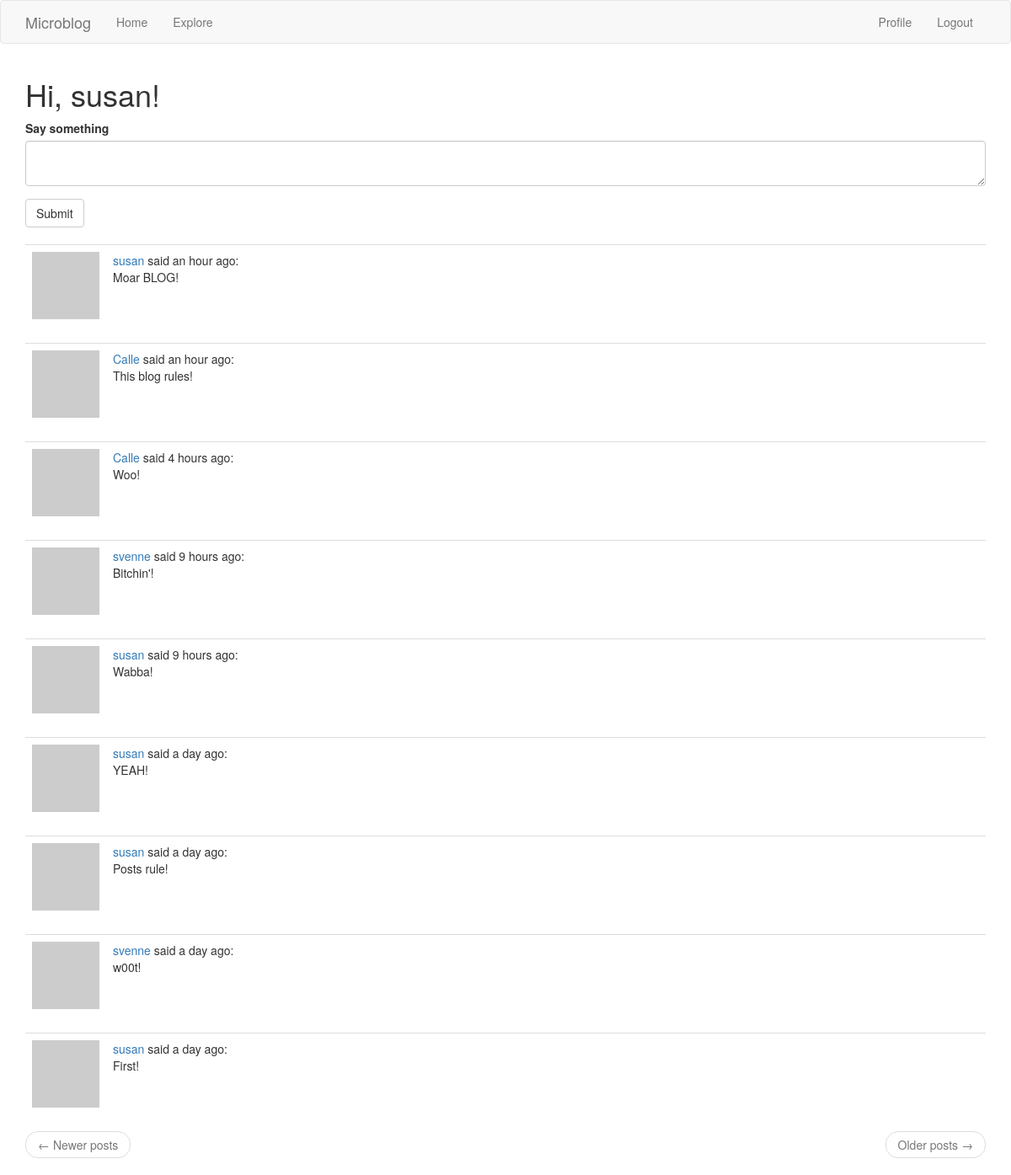
The app's page /index (signed in) with its own data.
### app/models.py (models this page shows, shortened)
class User(UserMixin, db.Model):
    id = db.Column(db.Integer, primary_key=True)
    username = db.Column(db.String(64), index=True, unique=True)
    email = db.Column(db.String(120), index=True, unique=True)
    password_hash = db.Column(db.String(128))
    posts = db.relationship('Post', backref='author', lazy='dynamic')
    about_me = db.Column(db.String(140))
    last_seen = db.Column(db.DateTime, default=datetime.utcnow())
    followed = db.relationship(
        'User', secondary=followers,
        primaryjoin=(followers.c.follower_id == id),
        secondaryjoin=(followers.c.followed_id == id),
        backref=db.backref('followers', lazy='dynamic'), lazy='dynamic')
    def avatar(self, size):
        digest = md5(self.email.lower().encode('utf-8')).hexdigest()
        return 'https://www.gravatar.com/avatar/{}?d=identicon&s={}'.format(
            digest, size)
    def followed_posts(self):
        followed = Post.query.join(
            followers, (followers.c.followed_id == Post.user_id)).filter(
            followers.c.follower_id == self.id)
        own = Post.query.filter_by(user_id=self.id)
        return followed.union(own).order_by(Post.timestamp.desc())

class Post(db.Model):
    id = db.Column(db.Integer, primary_key=True)
    body = db.Column(db.String(140))
    timestamp = db.Column(db.DateTime, index=True, default=datetime.utcnow)
    user_id = db.Column(db.Integer, db.ForeignKey('user.id'))

### app/routes.py (the view)
@app.route('/', methods=['GET', 'POST'])
@app.route('/index', methods=['GET', 'POST'])
@login_required
def index():
    form = PostForm()
    if form.validate_on_submit():
        post = Post(body=form.post.data, author=current_user)
        db.session.add(post)
        db.session.commit()
        flash('Your post is now live!')
        return redirect(url_for('index'))
    page = request.args.get('page', 1, type=int)
    posts = current_user.followed_posts().paginate(
        page, app.config['POSTS_PER_PAGE'], False)
    next_url = url_for('index', page=posts.next_num) \
        if posts.has_next else None
    prev_url = url_for('index', page=posts.prev_num) \
        if posts.has_prev else None
    return render_template('index.html', title='Home', form=form,
                           posts=posts.items, next_url=next_url,
                           prev_url=prev_url)

### app/forms.py
class PostForm(FlaskForm):
    post = TextAreaField('Say something', validators=[DataRequired()])
    submit = SubmitField('Submit')

### app/models.py (called while the page is built)
@login.user_loader
def load_user(id):
    return User.query.get(int(id))

### app/routes.py (called while the page is built)
@app.before_request
def before_request():
    if current_user.is_authenticated:
        current_user.last_seen = datetime.utcnow()
        db.session.commit()

### app/templates/index.html
{% extends "base.html" %}
{% import 'bootstrap/wtf.html' as wtf %}
{% block app_content %}
    <h1>Hi, {{ current_user.username }}!</h1>
    {% if form %}
    {{ wtf.quick_form(form) }}
    <br>
    {% endif %}
    {% for post in posts %}
        {% include '_post.html' %}
    {% endfor %}
    <nav aria-label="...">
        <ul class="pager">
            <li class="previous{% if not prev_url %} disabled{% endif %}">
                <a href="{{ prev_url or '#' }}">
                    <span aria-hidden="true">&larr;</span> Newer posts
                </a>
            </li>
            <li class="next{% if not next_url %} disabled{% endif %}">
                <a href="{{ next_url or '#' }}">
                    Older posts <span aria-hidden="true">&rarr;</span>
                </a>
            </li>
        </ul>
    </nav>
{% endblock %}

### app/templates/_post.html
    <table class="table table-hover">
        <tr>
            <td width="70px">
                <a href="{{ url_for('user', username=post.author.username) }}">
                    <img src="{{ post.author.avatar(70) }}" />
                </a>
            </td>
            <td>
                <a href="{{ url_for('user', username=post.author.username) }}">
                    {{ post.author.username }}
                </a>
                said {{ moment(post.timestamp).fromNow() }}:
                <br>
                {{ post.body }}
            </td>
        </tr>
    </table>

### records on screen
User: username "susan"
Post: author.username "susan", timestamp "an hour ago", body "Moar BLOG!"
Post: author.username "Calle", timestamp "an hour ago", body "This blog rules!"
Post: author.username "Calle", timestamp "4 hours ago", body "Woo!"
Post: author.username "svenne", timestamp "9 hours ago", body "Bitchin'!"
Post: author.username "susan", timestamp "9 hours ago", body "Wabba!"
Post: author.username "susan", timestamp "a day ago", body "YEAH!"
Post: author.username "susan", timestamp "a day ago", body "Posts rule!"
Post: author.username "svenne", timestamp "a day ago", body "w00t!"
Post: author.username "susan", timestamp "a day ago", body "First!"
